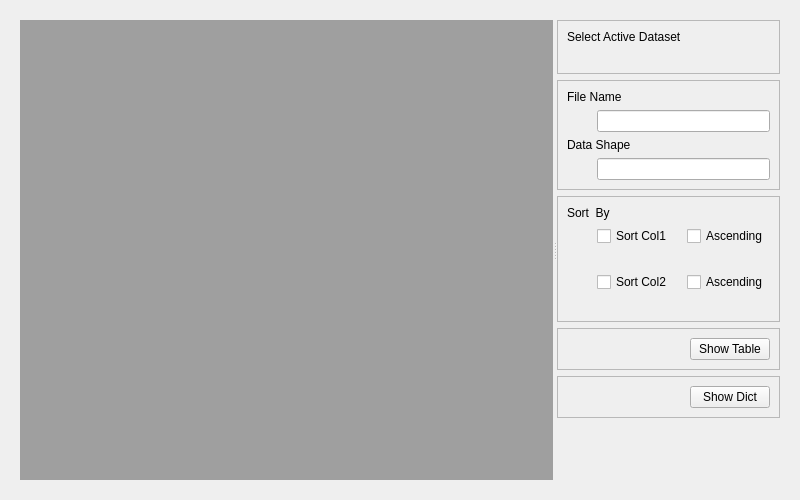
<?xml  version="1.0"  encoding="UTF-8"?>
<ui  version="4.0">
  <class>Form</class>
  <widget  class="QWidget"  name="Form">
    <property  name="geometry">
      <rect>
        <x>0</x>
        <y>0</y>
        <width>800</width>
        <height>500</height>
      </rect>
    </property>
    <property  name="windowTitle">
      <string>Form</string>
    </property>

    <layout  class="QVBoxLayout"  name="mainVLayout">
      <item>
        
        <widget class="QWidget" name="verticalLayoutWidget">


            <layout  class="QHBoxLayout"  name="horizontalLayout">
            <item>
                <widget  class="QSplitter"  name="splitter">
                <property  name="orientation">
                    <enum>Qt::Horizontal</enum>
                </property>

                <widget  class="QWidget"  name="wViewer">
<!--                    <property  name="sizePolicy">
                    <sizepolicy  hsizetype="Preferred"  vsizetype="Preferred">
                        <horstretch>8</horstretch>
                        <verstretch>0</verstretch>
                    </sizepolicy>
                    </property>-->
                    <layout  class="QVBoxLayout"  name="vlA">
                    <item>
                        <widget  class="QMdiArea"  name="mdiArea"/>
                    </item>
                    </layout>
                </widget>
                
                <widget  class="QWidget"  name="wOptions">
                    <property  name="sizePolicy">
                    <sizepolicy  hsizetype="Minimum"  vsizetype="Minimum">
                        <horstretch>1</horstretch>
                        <verstretch>0</verstretch>
                    </sizepolicy>
                    </property>
                    
                    <layout  class="QVBoxLayout"  name="vlOptions">

                        <item>
                        <widget  class="QFrame"  name="wActiveDset">
                        <property  name="frameShape">
                            <enum>QFrame::StyledPanel</enum>
                        </property>
                        <property  name="frameShadow">
                            <enum>QFrame::Raised</enum>
                        </property>
                        <property  name="lineWidth">
                            <number>8</number>
                        </property>
                        <layout  class="QVBoxLayout"  name="vlSelectDset">
                            
                            <item>
                            <widget  class="QLabel"  name="label_select">
                                <property  name="text">
                                <string>Select Active Dataset</string>
                                </property>
                            </widget>
                            </item>
                            
                            <item>
                            <layout  class="QHBoxLayout"  name="horizontalLayout_5">

                                <item>
                                <spacer  name="horizontalSpacer_5">
                                    <property  name="orientation">
                                    <enum>Qt::Horizontal</enum>
                                    </property>
                                    
                                    <property name="sizeType">
                                        <enum>QSizePolicy::Fixed</enum>
                                    </property>
                                    
                                    <property  name="sizeHint"  stdset="0">
                                    <size>
                                        <width>30</width>
                                        <height>20</height>
                                    </size>
                                    </property>
                                </spacer>
                                </item>
                                
                                <item>
                                <layout  class="QVBoxLayout"  name="vlComboDSets"/>
                                </item>
                                
                            </layout>
                            </item>
                            
                        </layout>  
                        </widget>
                        </item>
                        
                        <item>
                        <widget  class="QFrame"  name="wInfoDset">
                        <property  name="frameShape">
                            <enum>QFrame::StyledPanel</enum>
                        </property>
                        <property  name="frameShadow">
                            <enum>QFrame::Raised</enum>
                        </property>
                        <property  name="lineWidth">
                            <number>8</number>
                        </property>
                        
                        <layout  class="QVBoxLayout"  name="vlSelectDset">

                            <item>
                            <widget  class="QLabel"  name="label_select">
                                <property  name="text">
                                <string>File Name</string>
                                </property>
                            </widget>
                            </item>
                            
                            <item>
                            <layout  class="QHBoxLayout"  name="horizontalLayout_5">

                                <item>
                                <spacer  name="horizontalSpacer_5">
                                    <property  name="orientation">
                                    <enum>Qt::Horizontal</enum>
                                    </property>
                                    
                                    <property name="sizeType">
                                        <enum>QSizePolicy::Fixed</enum>
                                    </property>
                         
                                    <property  name="sizeHint"  stdset="0">
                                    <size>
                                        <width>30</width>
                                        <height>20</height>
                                    </size>
                                    </property>
                                </spacer>
                                </item>
                                
                                <item>
                                    <widget  class="QLineEdit"  name="edit_fname">
                                        <property  name="text">
                                        <string> </string>
                                        </property>
                                    </widget>
                                </item>
                                
                            </layout>
                            </item>
                            

                            
                            
                            <item>
                            <widget  class="QLabel"  name="label_select">
                                <property  name="text">
                                <string>Data Shape</string>
                                </property>
                            </widget>
                            </item>
                            
                            <item>
                            <layout  class="QHBoxLayout"  name="horizontalLayout_5">

                                <item>
                                <spacer  name="horizontalSpacer_5">
                                    <property  name="orientation">
                                    <enum>Qt::Horizontal</enum>
                                    </property>

                                    <property name="sizeType">
                                        <enum>QSizePolicy::Fixed</enum>
                                    </property>

                                    <property  name="sizeHint"  stdset="0">
                                    <size>
                                        <width>30</width>
                                        <height>20</height>
                                    </size>
                                    </property>
                                </spacer>
                                </item>
                                
                                <item>
                                    <widget  class="QLineEdit"  name="edit_dshape">
                                        <property  name="text">
                                        <string> </string>
                                        </property>
                                    </widget>
                                </item>
                                
                            </layout>
                            </item>

                        </layout>
                        </widget>
                    </item>

                    <item>
                        <widget  class="QFrame"  name="wSorting">
                        <property  name="frameShape">
                            <enum>QFrame::StyledPanel</enum>
                        </property>
                        <property  name="frameShadow">
                            <enum>QFrame::Raised</enum>
                        </property>
                        <property  name="lineWidth">
                            <number>3</number>
                        </property>
                        <layout  class="QVBoxLayout"  name="vlBB">
                            <item>
                            <widget  class="QLabel"  name="label_sort">
                                <property  name="text">
                                <string>Sort  By</string>
                                </property>
                            </widget>
                            </item>
                            <item>
                            <layout  class="QVBoxLayout"  name="vlSortBox1">
                            <item>
                                <layout  class="QHBoxLayout"  name="vlTmp">
                                    <item>
                                    <spacer  name="horizontalSpacer_2">
                                        <property  name="orientation">
                                        <enum>Qt::Horizontal</enum>
                                        </property>
                                        
                                        <property name="sizeType">
                                            <enum>QSizePolicy::Fixed</enum>
                                        </property>
                                        
                                        <property  name="sizeHint"  stdset="0">
                                        <size>
                                            <width>30</width>
                                            <height>20</height>
                                        </size>
                                        </property>
                                    </spacer>
                                    </item>
                                    <item>
                                    <widget  class="QCheckBox"  name="check_sort1">
                                        <property  name="text">
                                        <string>Sort Col1</string>
                                        </property>
                                    </widget>
                                    </item>
                                    <item>
                                    <widget  class="QCheckBox"  name="check_asc1">
                                        <property  name="text">
                                        <string>Ascending</string>
                                        </property>
                                    </widget>
                                    </item>
                                </layout>
                                </item>
                                
                                <item>
                                <layout  class="QHBoxLayout"  name="horizontalLayout_5">
                                    <item>
                                    <spacer  name="horizontalSpacer_5">
                                        <property  name="orientation">
                                        <enum>Qt::Horizontal</enum>
                                        </property>

                                        <property name="sizeType">
                                            <enum>QSizePolicy::Fixed</enum>
                                        </property>
                                        
                                        <property  name="sizeHint"  stdset="0">
                                        <size>
                                            <width>30</width>
                                            <height>20</height>
                                        </size>
                                        </property>
                                    </spacer>
                                    </item>
                                    <item>
                                        <layout  class="QVBoxLayout"  name="vlComboSort1"/>
                                    </item>
                                </layout>
                                </item>
                                
                            </layout>
                            </item>
                            <item>
                            <layout  class="QVBoxLayout"  name="vlSortBox2">
                                <item>
                                <layout  class="QHBoxLayout"  name="vlTmp2">
                                        <item>
                                        <spacer  name="horizontalSpacer_3">
                                            <property  name="orientation">
                                            <enum>Qt::Horizontal</enum>
                                            </property>
                                            
                                            <property name="sizeType">
                                                <enum>QSizePolicy::Fixed</enum>
                                            </property>
                                            
                                            <property  name="sizeHint"  stdset="0">
                                            <size>
                                                <width>30</width>
                                                <height>20</height>
                                            </size>
                                            </property>
                                        </spacer>
                                        </item>
                                        <item>
                                        <widget  class="QCheckBox"  name="check_sort2">
                                            <property  name="text">
                                            <string>Sort Col2</string>
                                            </property>
                                        </widget>
                                        </item>
                                        <item>
                                        <widget  class="QCheckBox"  name="check_asc2">
                                            <property  name="text">
                                            <string>Ascending</string>
                                            </property>
                                        </widget>
                                        </item>
                                </layout>
                                </item>  

                                <item>
                                <layout  class="QHBoxLayout"  name="horizontalLayout_5">
                                    <item>
                                    <spacer  name="horizontalSpacer_5">
                                        <property  name="orientation">
                                        <enum>Qt::Horizontal</enum>
                                        </property>

                                        <property name="sizeType">
                                            <enum>QSizePolicy::Fixed</enum>
                                        </property>
                                        
                                        <property  name="sizeHint"  stdset="0">
                                        <size>
                                            <width>30</width>
                                            <height>20</height>
                                        </size>
                                        </property>
                                    </spacer>
                                    </item>
                                    <item>
                                        <layout  class="QVBoxLayout"  name="vlComboSort2"/>
                                    </item>
                                </layout>
                                </item>
                                
                            </layout>
                            </item>
                        </layout>
                        </widget>
                    </item>              

                    <item>
                        <widget  class="QFrame"  name="wShowTable">
                        <property  name="frameShape">
                            <enum>QFrame::StyledPanel</enum>
                        </property>
                        <property  name="frameShadow">
                            <enum>QFrame::Raised</enum>
                        </property>
                        <property  name="lineWidth">
                            <number>8</number>
                        </property>
                            <layout  class="QHBoxLayout"  name="horizontalLayout_8">
                            <item>
                                <spacer  name="horizontalSpacer_8">
                                <property  name="orientation">
                                    <enum>Qt::Horizontal</enum>
                                </property>
                                <property  name="sizeHint"  stdset="0">
                                    <size>
                                    <width>40</width>
                                    <height>20</height>
                                    </size>
                                </property>
                                </spacer>
                            </item>
                            <item>
                                <widget  class="QPushButton"  name="showTableBtn">
                                <property  name="text">
                                    <string>Show Table</string>
                                </property>
                                </widget>
                            </item>
                            </layout>
                        </widget>
                    </item>
                    
                    <item>
                        <widget  class="QFrame"  name="wShowDict">
                        <property  name="frameShape">
                            <enum>QFrame::StyledPanel</enum>
                        </property>
                        <property  name="frameShadow">
                            <enum>QFrame::Raised</enum>
                        </property>
                        <property  name="lineWidth">
                            <number>8</number>
                        </property>
                            <layout  class="QHBoxLayout"  name="horizontalLayout_8">
                            <item>
                                <spacer  name="horizontalSpacer_8">
                                <property  name="orientation">
                                    <enum>Qt::Horizontal</enum>
                                </property>
                                <property  name="sizeHint"  stdset="0">
                                    <size>
                                    <width>40</width>
                                    <height>20</height>
                                    </size>
                                </property>
                                </spacer>
                            </item>
                            <item>
                                <widget  class="QPushButton"  name="showDictBtn">
                                <property  name="text">
                                    <string>Show Dict</string>
                                </property>
                                </widget>
                            </item>
                            </layout>
                        </widget>
                    </item>
                    
                    
        <!--              <item>
                        <widget  class="QFrame"  name="wBE">
                        <property  name="frameShape">
                            <enum>QFrame::StyledPanel</enum>
                        </property>
                        <property  name="frameShadow">
                            <enum>QFrame::Raised</enum>
                        </property>
                        <property  name="lineWidth">
                            <number>8</number>
                        </property>
                            <layout  class="QHBoxLayout"  name="horizontalLayout_9">
                            <item>
                                <spacer  name="horizontalSpacer_9">
                                <property  name="orientation">
                                    <enum>Qt::Horizontal</enum>
                                </property>
                                <property  name="sizeHint"  stdset="0">
                                    <size>
                                    <width>40</width>
                                    <height>20</height>
                                    </size>
                                </property>
                                </spacer>
                            </item>
                            <item>
                                <widget  class="QPushButton"  name="cloneBtn">
                                <property  name="text">
                                    <string>Clone</string>
                                </property>
                                </widget>
                            </item>
                            </layout>
                        </widget>
                    </item>-->


                    <item>
                        <spacer  name="verticalSpacer">
                        <property  name="orientation">
                            <enum>Qt::Vertical</enum>
                        </property>
                        <property  name="sizeHint"  stdset="0">
                            <size>
                            <width>30</width>
                            <height>40</height>
                            </size>
                        </property>
                        </spacer>
                    </item>
                    
                    </layout>
                </widget>
                </widget>
            </item>
            </layout>
        
        </widget>
      </item>

      </layout>
    
  </widget>
  <resources/>
  <connections/>
</ui>
